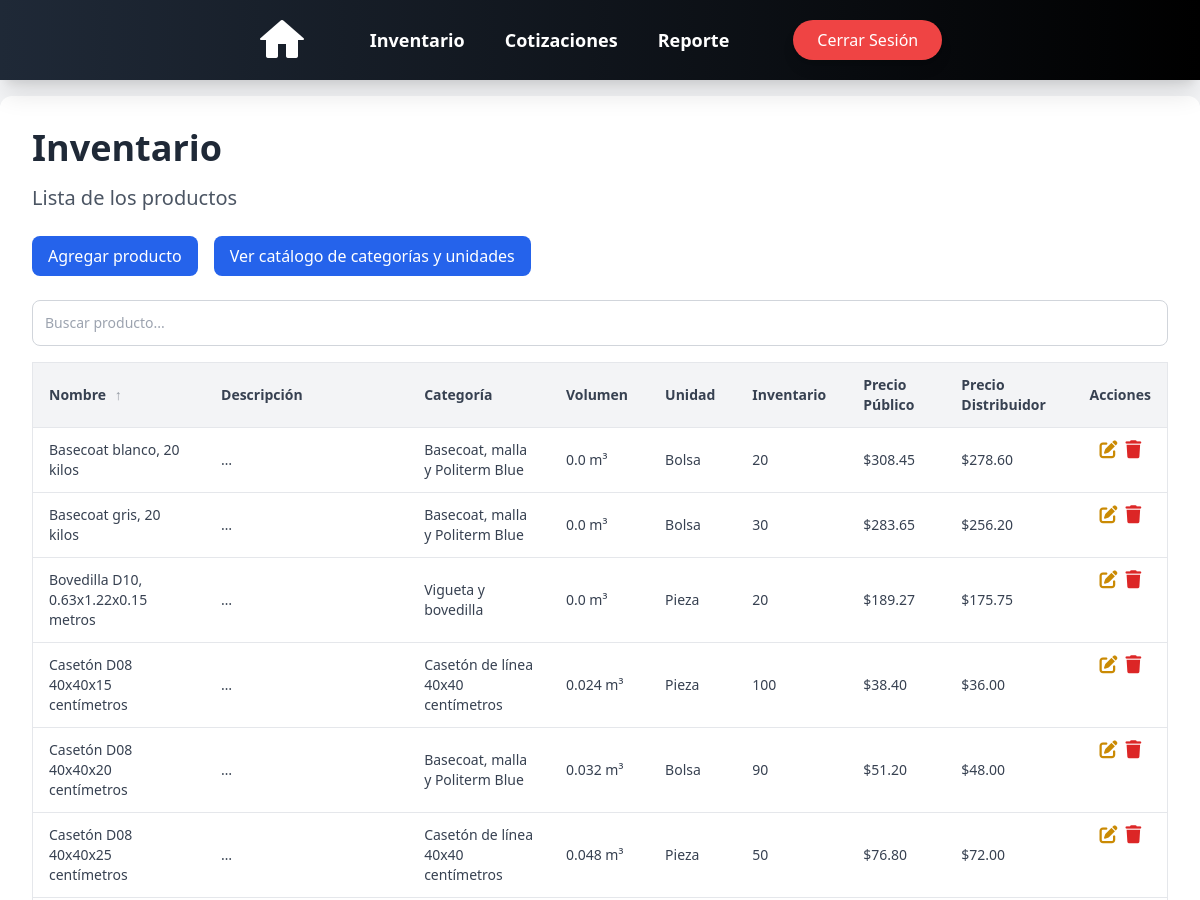
Before: /products/list/ (signed in, upper part) with the older database file.
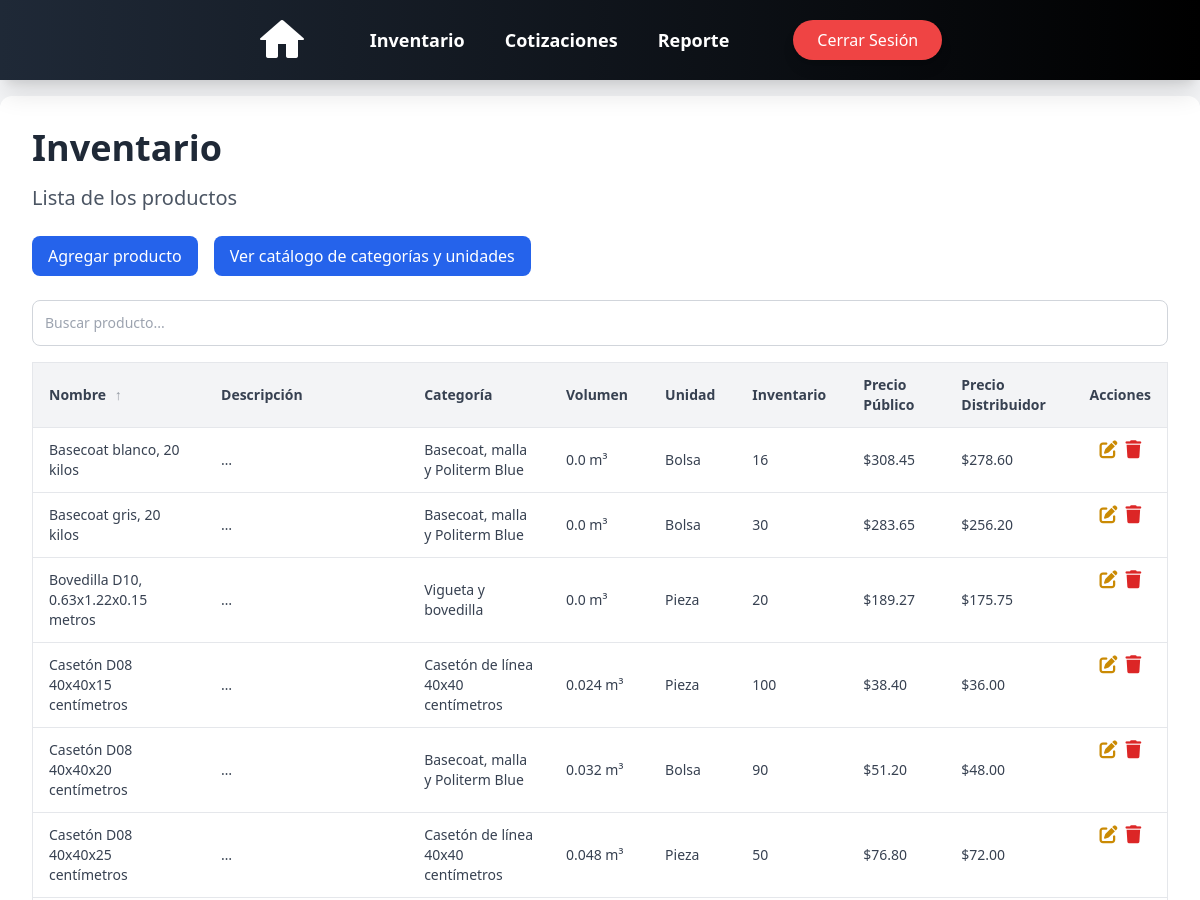
After: the same page with the newer database file.
### products/models.py (models this page shows, shortened)
class Product(models.Model):
    nombre = models.CharField(max_length=50, blank=True, null=False)
    descripcion = models.CharField(max_length=100, blank=True, null=False)
    categoria = models.CharField(max_length=50, blank=True, null=False)
    largo = models.DecimalField(max_digits=5, decimal_places=2, blank=True, null=True, default=0)
    ancho = models.DecimalField(max_digits=5, decimal_places=2, blank=True, null=True, default=0)
    alto = models.DecimalField(max_digits=5, decimal_places=2, blank=True, null=True, default=0)
    volumen = models.FloatField(blank=True, null=True, default=0)
    volumen_total = models.FloatField(blank=True, null=True, default=0)
    unidad = models.CharField(max_length=50, blank=True, null=False)
    inventario = models.IntegerField(blank=True, null=True)
    precio_general = models.DecimalField(max_digits=10, decimal_places=2, blank=True, null=False)
    precio_distribuidor = models.DecimalField(max_digits=10, decimal_places=2, blank=True, null=True)
    otro = BooleanField(default=False)

### products/views.py (the view)
# urls.py: path("list/", products_view, name="products"),
def products_view(request):
    products = Product.objects.filter(otro = False).order_by( 'nombre', 'categoria')
    context = {"products": products}
    return render(request, 'products/inventario.html', context)

### users/context_processors.py (called while the page is built)
def empleado_context(request):
    if request.user.is_authenticated:
        empleado = request.user.groups.filter(name='Empleado').exists()
    else:
        empleado = False  # Si no está autenticado, no es parte del grupo
    return {'empleado': empleado}

### templates/products/inventario.html (shortened to what the changed rows need)
{% load static %}
<!DOCTYPE html>
<html lang="en">
<head>
    <link rel="stylesheet" href="https://cdnjs.cloudflare.com/ajax/libs/font-awesome/6.5.0/css/all.min.css">
</head>
<body class="bg-gray-100 min-h-screen flex flex-col">
{% if request.user.is_authenticated %}
{% include 'nav_bar.html' %}
<div class="animate__animated animate__fadeIn">
    <div class="container mx-auto p-4 sm:p-6 md:p-8 mt-24 mb-10 w-full max-w-7xl bg-white rounded-xl shadow-lg">
        <h1 class="text-3xl md:text-4xl font-bold text-gray-800 mb-4">Inventario</h1>
        <h2 class="text-lg md:text-xl text-gray-600 mb-6">Lista de los productos</h2>
        <div class="overflow-x-auto">
            <table id="productsTable" class="min-w-full border border-gray-200 rounded-lg text-sm text-gray-700">
                <thead class="bg-gray-100 text-gray-700 sticky top-0 z-10">
                    <tr>
                        <th class="py-3 px-4 text-left sortable" data-sort="nombre">Nombre <span class="sort-icon"></span></th>
                        <th class="py-3 px-4 text-left sortable" data-sort="descripcion">Descripción </th>
                        <th class="py-3 px-4 text-left sortable" data-sort="categoria">Categoría </th>
                        <th class="py-3 px-4 text-left sortable" data-sort="volumen">Volumen </th>
                        <th class="py-3 px-4 text-left sortable" data-sort="unidad">Unidad </th>
                        <th class="py-3 px-4 text-left sortable" data-sort="inventario">Inventario </th>
                        <th class="py-3 px-4 text-left sortable" data-sort="precio_general">Precio Público </th>
                        <th class="py-3 px-4 text-left sortable" data-sort="precio_distribuidor">Precio Distribuidor </th>
                        <th class="py-3 px-4 text-center">Acciones</th>
                    </tr>
                </thead>
                <tbody>
                    {% for product in products %}
                    <tr class="border-t hover:bg-gray-50 transition" data-nombre="{{ product.nombre|lower }}"
                        data-categoria="{{ product.categoria|lower }}" data-volumen="{{ product.volumen }}"
                        data-inventario="{{ product.inventario }}" data-precio_general="{{ product.precio_general }}"
                        data-precio_distribuidor="{{ product.precio_distribuidor }}">
                        <td class="py-3 px-4 product-name">{{ product.nombre }}</td>
                        <td class="py-3 px-4">{{ product.descripcion }}</td>
                        <td class="py-3 px-4">{{ product.categoria }}</td>
                        <td class="py-3 px-4">{{ product.volumen }} m³</td>
                        <td class="py-3 px-4">{{ product.unidad }}</td>
                        <td class="py-3 px-4">{{ product.inventario }}</td>
                        <td class="py-3 px-4">${{ product.precio_general }}</td>
                        <td class="py-3 px-4">${{ product.precio_distribuidor }}</td>
                        <td class="py-3 px-4 flex justify-center space-x-2">
                            <a href="{% url 'update_product' product.id %}" class="text-yellow-600 hover:text-yellow-800 transition" title="Editar">
                                <i class="fas fa-pen-to-square text-lg"></i>
                            </a>
                            <a href="{% url 'delete_product' product.id %}" class="text-red-600 hover:text-red-800 transition" title="Eliminar">
                                <i class="fas fa-trash text-lg"></i>
                            </a>
                        </td>
                    </tr>
                    {% endfor %}
                </tbody>
            </table>
        </div>
    </div>
</div>
{% else %}
<div class="flex flex-col items-center justify-center min-h-screen text-center">
    <h2 class="text-2xl font-semibold text-gray-700">No está autenticado</h2>
    <a href="{% url 'login' %}" class="mt-4 bg-blue-600 text-white px-4 py-2 rounded-lg hover:bg-blue-700 transition">Iniciar sesión</a>
</div>
{% endif %}
</body>
</html>

Changed rows visible on the page:
changed Product "Basecoat blanco, 20 kilos": inventario "20" → "16"
